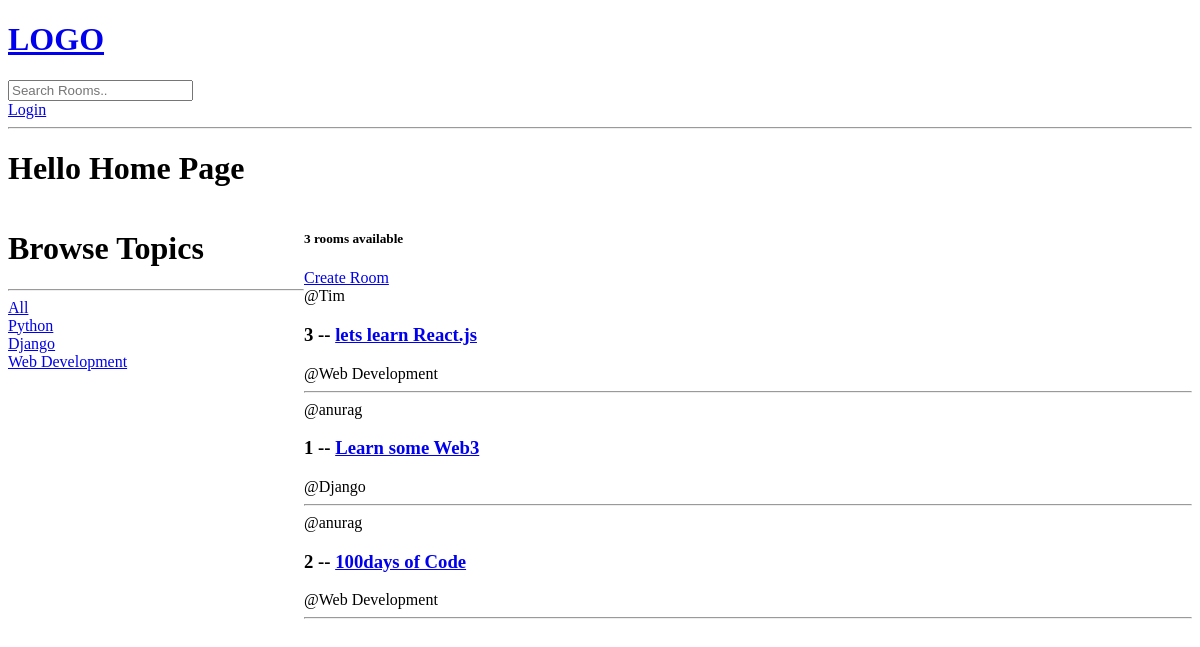
Before: / with the older database file.
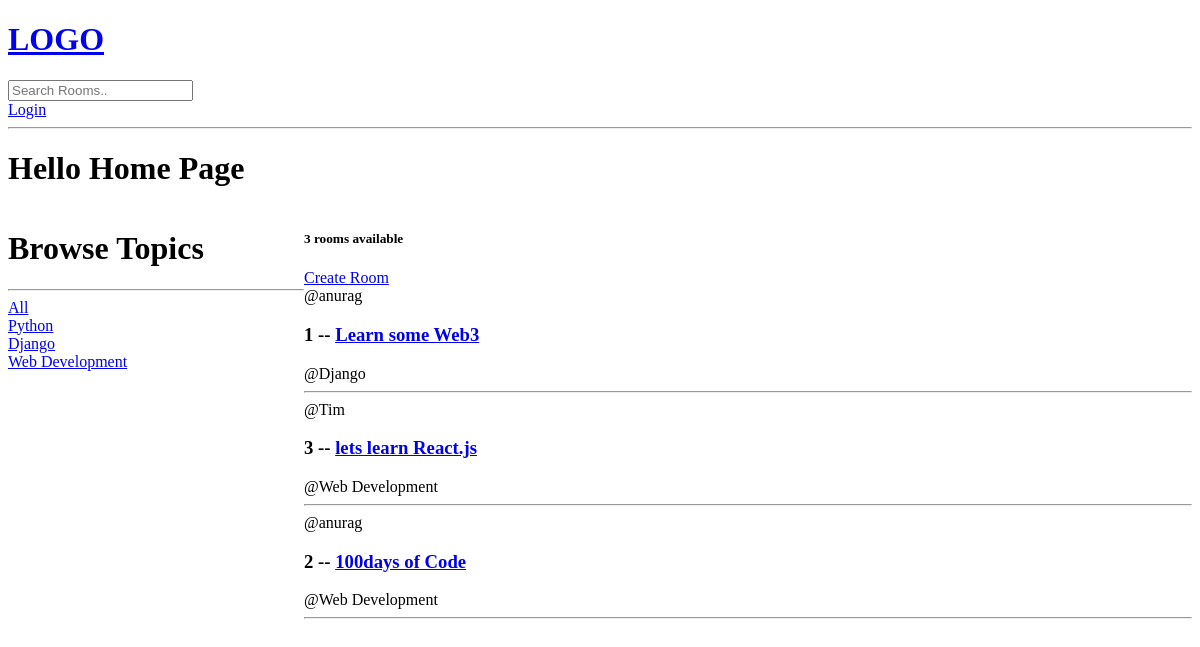
After: the same page with the newer database file.
### base/models.py (models this page shows, shortened)
class Topic(models.Model):
    name = models.CharField(max_length=200)

class Room(models.Model):
    host = models.ForeignKey(User, on_delete=models.SET_NULL, null=True)
    topic = models.ForeignKey(Topic, on_delete=models.SET_NULL, null=True)
    name = models.CharField(max_length=200)
    description = models.TextField(null=True, blank=True)
    participants = models.ManyToManyField(User, related_name="participants", blank=True)
    updated = models.DateTimeField(auto_now=True)
    created = models.DateTimeField(auto_now_add=True)
    class Meta:
        ordering = ["-updated", "-created"]

### base/views.py (the view)
# urls.py: path("", views.home, name="home"),
def home(request):
    q = request.GET.get("q") if request.GET.get("q") is not None else ""
    rooms = Room.objects.filter(
        Q(topic__name__icontains=q) | Q(name__icontains=q) | Q(description__icontains=q)
    )
    topics = Topic.objects.all()
    room_count = rooms.count()
    context = {"rooms": rooms, "topics": topics, "room_count": room_count}
    return render(request, "base/home.html", context)

### base/templates/base/home.html (shortened to what this page needs)
<!DOCTYPE html>
{% extends 'main.html' %}
{% block content %}
<h1> Hello Home Page </h1>
<div class="home-container">
    <div>
        <h1> Browse Topics </h1><hr/>
        <div>
            <a href="{% url 'home'%}"> All </a>
        </div>
        {% for topic in topics %}
        <div>
            <a href="{% url 'home'%}?q={{topic.name}}"> {{topic.name}} </a>
        </div>
        {% endfor %}
    </div>
    <div>
        <h5>{{room_count}} rooms available</h5>
        <a href="{% url 'create-room' %}"> Create Room </a>
        {% for room in rooms %}
            <div>
                <span>@{{room.host.username}}</span>
                <h3>{{room.id}} -- <a href="{% url 'room' room.id %}">{{room.name}}<a></h3>
                <span>@{{room.topic.name}}</span>
                <hr>
            </div>
        {% endfor %}
    </div>
</div>
{% endblock content %}

Changed rows visible on the page:
changed Room "Learn some Web3": moves up the list
